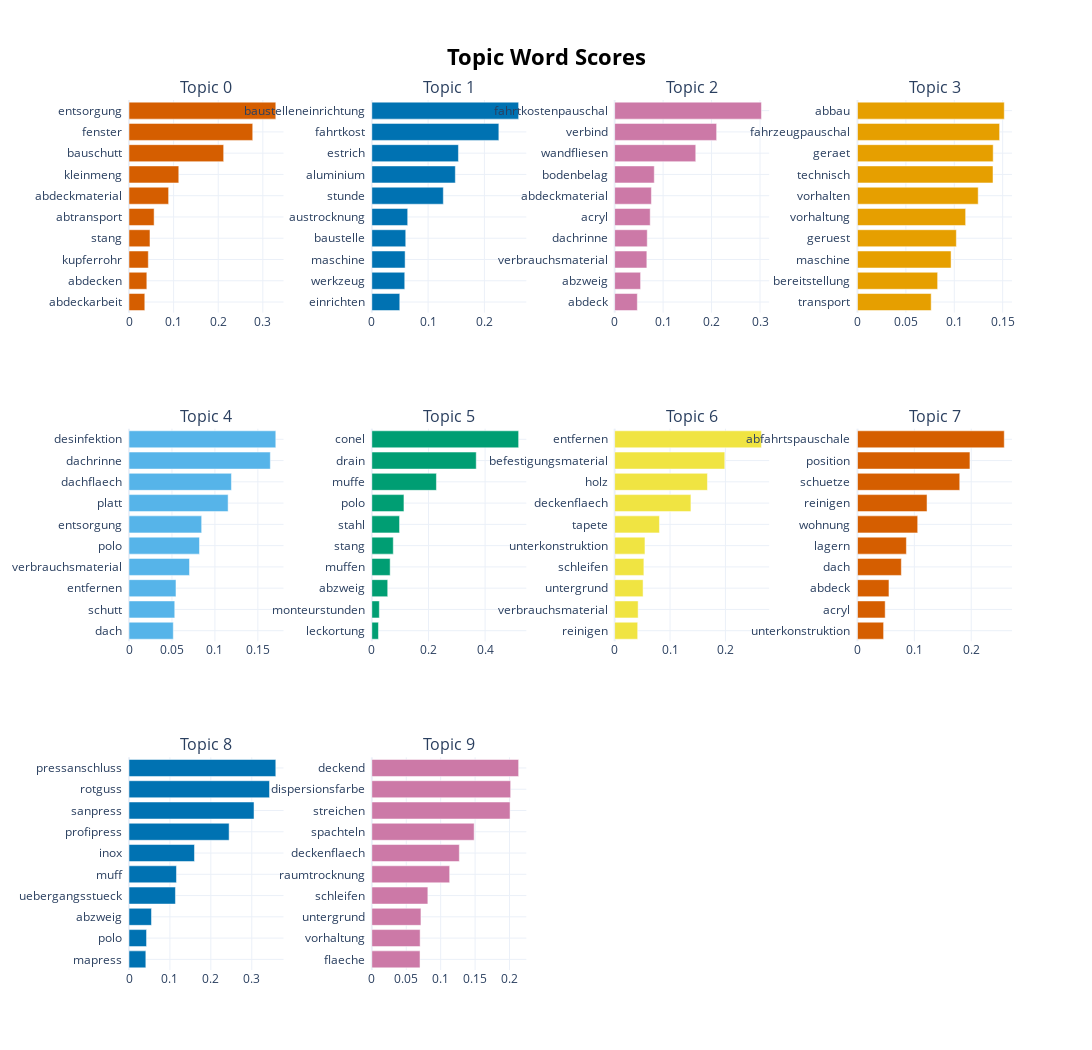

Notebook code for this chart:
### Code cell
topic_model.visualize_barchart(n_words=10, top_n_topics=nr_topics , width=400, height=350)

### Figure 1 — Plotly figure (JSON) as saved in the notebook; plotly's stock layout.template omitted (floating-point values rounded to 4 significant figures)
{"data": [{"marker": {"color": "#D55E00"}, "orientation": "h", "type": "bar", "x": [0.03542, 0.03997, 0.04329, 0.04703, 0.05631, 0.0888, 0.1116, 0.2122, 0.2773, 0.329], "xaxis": "x", "y": ["abdeckarbeit  ", "abdecken  ", "kupferrohr  ", "stang  ", "abtransport  ", "abdeckmaterial  ", "kleinmeng  ", "bauschutt  ", "fenster  ", "entsorgung  "], "yaxis": "y"}, {"marker": {"color": "#0072B2"}, "orientation": "h", "type": "bar", "x": [0.04965, 0.05849, 0.05915, 0.06027, 0.06373, 0.127, 0.1484, 0.1539, 0.2257, 0.2608], "xaxis": "x2", "y": ["einrichten  ", "werkzeug  ", "maschine  ", "baustelle  ", "austrocknung  ", "stunde  ", "aluminium  ", "estrich  ", "fahrtkost  ", "baustelleneinrichtung  "], "yaxis": "y2"}, {"marker": {"color": "#CC79A7"}, "orientation": "h", "type": "bar", "x": [0.04681, 0.05354, 0.06644, 0.06727, 0.07338, 0.07586, 0.08179, 0.1674, 0.2105, 0.303], "xaxis": "x3", "y": ["abdeck  ", "abzweig  ", "verbrauchsmaterial  ", "dachrinne  ", "acryl  ", "abdeckmaterial  ", "bodenbelag  ", "wandfliesen  ", "verbind  ", "fahrtkostenpauschal  "], "yaxis": "y3"}, {"marker": {"color": "#E69F00"}, "orientation": "h", "type": "bar", "x": [0.07616, 0.08281, 0.09668, 0.1021, 0.1117, 0.1247, 0.14, 0.1402, 0.1468, 0.1516], "xaxis": "x4", "y": ["transport  ", "bereitstellung  ", "maschine  ", "geruest  ", "vorhaltung  ", "vorhalten  ", "technisch  ", "geraet  ", "fahrzeugpauschal  ", "abbau  "], "yaxis": "y4"}, {"marker": {"color": "#56B4E9"}, "orientation": "h", "type": "bar", "x": [0.05158, 0.05327, 0.05469, 0.07042, 0.08204, 0.08459, 0.1154, 0.1193, 0.1645, 0.1709], "xaxis": "x5", "y": ["dach  ", "schutt  ", "entfernen  ", "verbrauchsmaterial  ", "polo  ", "entsorgung  ", "platt  ", "dachflaech  ", "dachrinne  ", "desinfektion  "], "yaxis": "y5"}, {"marker": {"color": "#009E73"}, "orientation": "h", "type": "bar", "x": [0.02343, 0.02651, 0.05611, 0.06474, 0.07576, 0.09789, 0.1135, 0.2281, 0.3687, 0.5184], "xaxis": "x6", "y": ["leckortung  ", "monteurstunden  ", "abzweig  ", "muffen  ", "stang  ", "stahl  ", "polo  ", "muffe  ", "drain  ", "conel  "], "yaxis": "y6"}, {"marker": {"color": "#F0E442"}, "orientation": "h", "type": "bar", "x": [0.04158, 0.04239, 0.05132, 0.05276, 0.05473, 0.08087, 0.1377, 0.1675, 0.1988, 0.265], "xaxis": "x7", "y": ["reinigen  ", "verbrauchsmaterial  ", "untergrund  ", "schleifen  ", "unterkonstruktion  ", "tapete  ", "deckenflaech  ", "holz  ", "befestigungsmaterial  ", "entfernen  "], "yaxis": "y7"}, {"marker": {"color": "#D55E00"}, "orientation": "h", "type": "bar", "x": [0.04594, 0.0487, 0.05535, 0.07713, 0.08601, 0.1059, 0.1223, 0.1798, 0.1977, 0.2581], "xaxis": "x8", "y": ["unterkonstruktion  ", "acryl  ", "abdeck  ", "dach  ", "lagern  ", "wohnung  ", "reinigen  ", "schuetze  ", "position  ", "abfahrtspauschale  "], "yaxis": "y8"}, {"marker": {"color": "#0072B2"}, "orientation": "h", "type": "bar", "x": [0.04112, 0.04287, 0.05493, 0.1135, 0.116, 0.16, 0.2447, 0.3055, 0.3434, 0.3587], "xaxis": "x9", "y": ["mapress  ", "polo  ", "abzweig  ", "uebergangsstueck  ", "muff  ", "inox  ", "profipress  ", "sanpress  ", "rotguss  ", "pressanschluss  "], "yaxis": "y9"}, {"marker": {"color": "#CC79A7"}, "orientation": "h", "type": "bar", "x": [0.07, 0.07016, 0.07132, 0.08137, 0.113, 0.1271, 0.1486, 0.2008, 0.2016, 0.2132], "xaxis": "x10", "y": ["flaeche  ", "vorhaltung  ", "untergrund  ", "schleifen  ", "raumtrocknung  ", "deckenflaech  ", "spachteln  ", "streichen  ", "dispersionsfarbe  ", "deckend  "], "yaxis": "y10"}], "layout": {"annotations": [{"font": {"size": 16}, "showarrow": false, "text": "Topic 0", "x": 0.0875, "xanchor": "center", "xref": "paper", "y": 1, "yanchor": "bottom", "yref": "paper"}, {"font": {"size": 16}, "showarrow": false, "text": "Topic 1", "x": 0.3625, "xanchor": "center", "xref": "paper", "y": 1, "yanchor": "bottom", "yref": "paper"}, {"font": {"size": 16}, "showarrow": false, "text": "Topic 2", "x": 0.6375, "xanchor": "center", "xref": "paper", "y": 1, "yanchor": "bottom", "yref": "paper"}, {"font": {"size": 16}, "showarrow": false, "text": "Topic 3", "x": 0.9125, "xanchor": "center", "xref": "paper", "y": 1, "yanchor": "bottom", "yref": "paper"}, {"font": {"size": 16}, "showarrow": false, "text": "Topic 4", "x": 0.0875, "xanchor": "center", "xref": "paper", "y": 0.6222, "yanchor": "bottom", "yref": "paper"}, {"font": {"size": 16}, "showarrow": false, "text": "Topic 5", "x": 0.3625, "xanchor": "center", "xref": "paper", "y": 0.6222, "yanchor": "bottom", "yref": "paper"}, {"font": {"size": 16}, "showarrow": false, "text": "Topic 6", "x": 0.6375, "xanchor": "center", "xref": "paper", "y": 0.6222, "yanchor": "bottom", "yref": "paper"}, {"font": {"size": 16}, "showarrow": false, "text": "Topic 7", "x": 0.9125, "xanchor": "center", "xref": "paper", "y": 0.6222, "yanchor": "bottom", "yref": "paper"}, {"font": {"size": 16}, "showarrow": false, "text": "Topic 8", "x": 0.0875, "xanchor": "center", "xref": "paper", "y": 0.2444, "yanchor": "bottom", "yref": "paper"}, {"font": {"size": 16}, "showarrow": false, "text": "Topic 9", "x": 0.3625, "xanchor": "center", "xref": "paper", "y": 0.2444, "yanchor": "bottom", "yref": "paper"}], "height": 1050, "hoverlabel": {"bgcolor": "white", "font": {"family": "Rockwell", "size": 16}}, "showlegend": false, "title": {"font": {"color": "Black", "size": 22}, "text": "<b>Topic Word Scores", "x": 0.5, "xanchor": "center", "yanchor": "top"}, "width": 1600, "xaxis": {"anchor": "y", "domain": [0, 0.175], "showgrid": true}, "xaxis10": {"anchor": "y10", "domain": [0.275, 0.45], "showgrid": true}, "xaxis11": {"anchor": "y11", "domain": [0.55, 0.725], "showgrid": true}, "xaxis12": {"anchor": "y12", "domain": [0.825, 1], "showgrid": true}, "xaxis2": {"anchor": "y2", "domain": [0.275, 0.45], "showgrid": true}, "xaxis3": {"anchor": "y3", "domain": [0.55, 0.725], "showgrid": true}, "xaxis4": {"anchor": "y4", "domain": [0.825, 1], "showgrid": true}, "xaxis5": {"anchor": "y5", "domain": [0, 0.175], "showgrid": true}, "xaxis6": {"anchor": "y6", "domain": [0.275, 0.45], "showgrid": true}, "xaxis7": {"anchor": "y7", "domain": [0.55, 0.725], "showgrid": true}, "xaxis8": {"anchor": "y8", "domain": [0.825, 1], "showgrid": true}, "xaxis9": {"anchor": "y9", "domain": [0, 0.175], "showgrid": true}, "yaxis": {"anchor": "x", "domain": [0.7556, 1], "showgrid": true}, "yaxis10": {"anchor": "x10", "domain": [0, 0.2444], "showgrid": true}, "yaxis11": {"anchor": "x11", "domain": [0, 0.2444], "showgrid": true}, "yaxis12": {"anchor": "x12", "domain": [0, 0.2444], "showgrid": true}, "yaxis2": {"anchor": "x2", "domain": [0.7556, 1], "showgrid": true}, "yaxis3": {"anchor": "x3", "domain": [0.7556, 1], "showgrid": true}, "yaxis4": {"anchor": "x4", "domain": [0.7556, 1], "showgrid": true}, "yaxis5": {"anchor": "x5", "domain": [0.3778, 0.6222], "showgrid": true}, "yaxis6": {"anchor": "x6", "domain": [0.3778, 0.6222], "showgrid": true}, "yaxis7": {"anchor": "x7", "domain": [0.3778, 0.6222], "showgrid": true}, "yaxis8": {"anchor": "x8", "domain": [0.3778, 0.6222], "showgrid": true}, "yaxis9": {"anchor": "x9", "domain": [0, 0.2444], "showgrid": true}}}
